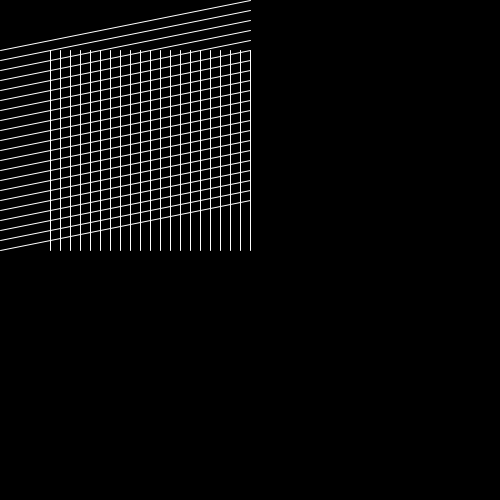
Frame 1 (no input)
Frame 60 (the mouse pressed at the canvas centre just before this capture): identical to frame 1, image omitted
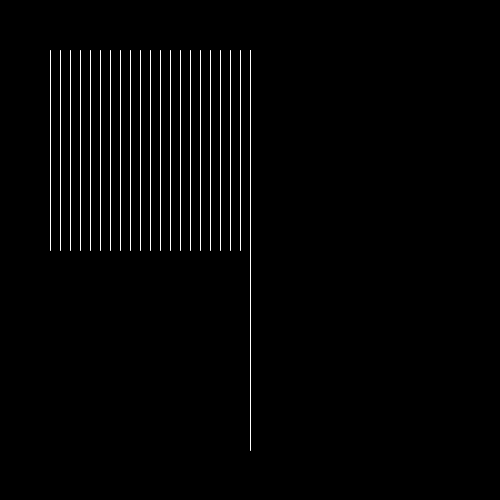
Frame 120 (the mouse held since frame 60 and released just before this capture)

The Processing sketch that drew these frames (run headless with seeded random() and noise(); from frame 60 on, the mouse is pressed at the canvas centre):

// Processing sketch: grid
// ── grid.pde


void setup() {
  size(500, 500);
}


void draw() {
  //negro
  background(0);

  ///horizontales cambia en Y
  for (int i = 0; i < 21; i= i +1) {
    stroke(255); // ->blanco
    //primero (x,y) final (x, y)
    //inicial (x1, y1), final (x2, y2)
    line(mouseX, 50 + 10*i, 250, mouseY + 10*i);
  }

  //verticales cambia en X
  for (int i = 0; i < 21; i= i +1) {
    stroke(255); // ->blanco
    line(50 + 10*i, 50, 50 + 10*i, 250);
  }
  
}
